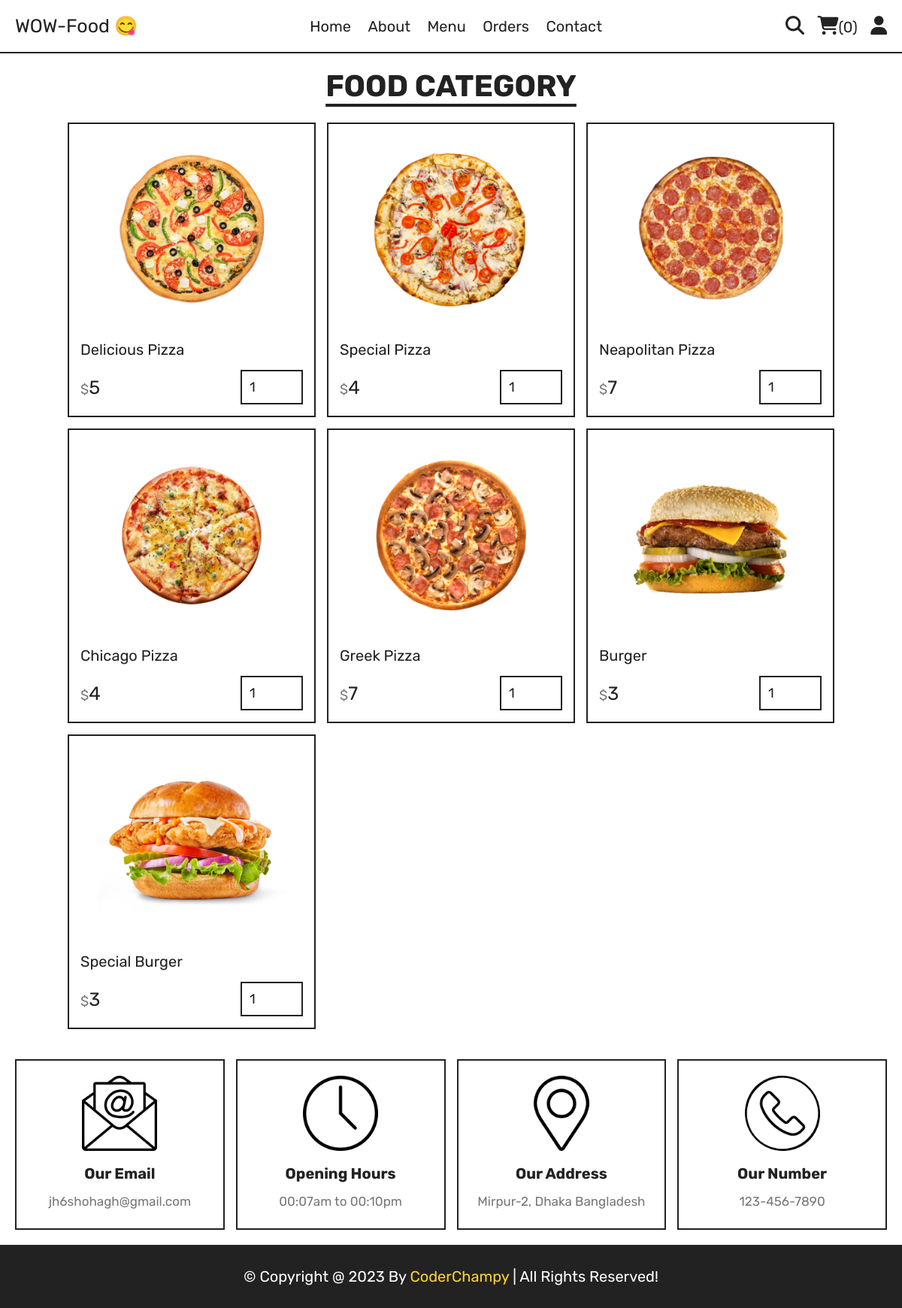
/category.php?category=fast food, run on the app's committed database.
### tables this page shows
CREATE TABLE `products` (
  `id` int(100) NOT NULL,
  `name` varchar(100) NOT NULL,
  `category` varchar(100) NOT NULL,
  `price` int(10) NOT NULL,
  `image` varchar(100) NOT NULL
);

### category.php (the view, shortened to what this page needs)
<?php
include 'components/connect.php';
?>
<!DOCTYPE html>
<html lang="en">
<head>
   <link rel="stylesheet" href="https://cdnjs.cloudflare.com/ajax/libs/font-awesome/6.1.1/css/all.min.css">
   <link rel="stylesheet" href="css/style.css">
</head>
<body>
<?php include 'components/user_header.php'; ?>
<section class="products">
   <h1 class="title">food category</h1>
   <div class="box-container">
      <?php
         $category = $_GET['category'];
         $select_products = $conn->prepare("SELECT * FROM `products` WHERE category = ?");
         $select_products->execute([$category]);
         if($select_products->rowCount() > 0){
            while($fetch_products = $select_products->fetch(PDO::FETCH_ASSOC)){
      ?>
      <form action="" method="post" class="box">
         <img src="uploaded_img/<?= $fetch_products['image']; ?>" alt="">
         <div class="name"><?= $fetch_products['name']; ?></div>
         <div class="flex">
            <div class="price"><span>$</span><?= $fetch_products['price']; ?></div>
            <input type="number" name="qty" class="qty" min="1" max="99" value="1" maxlength="2">
         </div>
      </form>
      <?php
            }
         }else{
            echo '<p class="empty">no products added yet!</p>';
         }
      ?>
   </div>
</section>
<?php include 'components/footer.php'; ?>
</body>
</html>

### css/style.css (style rules this page uses)
:root { --yellow:#fed330; --red:#e74c3c; --white:#fff; --black:#222; --light-color:#777; --border:.2rem solid var(--black); }
* { font-family: 'Rubik', sans-serif; margin:0; padding:0; box-sizing: border-box; outline: none; border: none; text-decoration: none; }
html { font-size: 62.5%; overflow-x: hidden; scroll-behavior: smooth; stop-opacity: 7rem; }
section { margin:0 auto; max-width: 1200px; padding:2rem; }
.title { text-align: center; margin-bottom: 2.5rem; font-size: 4rem; color:var(--black); text-transform: uppercase; text-decoration: underline; text-underline-offset: 1rem; }
.products .box-container { display: grid; grid-template-columns: repeat(auto-fit, 33rem); justify-content: center; align-items: flex-start; gap:1.5rem; }
.products .box-container .box { border:var(--border); padding:1.5rem; position: relative; overflow: hidden; }
.products .box-container .box img { height: 25rem; width: 100%; object-fit: contain; margin-bottom: 1rem; }
.products .box-container .box .name { font-size: 2rem; color:var(--black); margin:1rem 0; }
.products .box-container .box .flex { display: flex; align-items: center; gap:1rem; margin-top: 1.5rem; }
.products .box-container .box .flex .price { margin-right: auto; font-size: 2.5rem; color:var(--black); }
.products .box-container .box .flex .price span { color:var(--light-color); font-size: 1.8rem; }
.products .box-container .box .flex .qty { padding:1rem; border:var(--border); font-size: 1.8rem; color:var(--black); }

### data on the page
products: image (picture), name "Delicious Pizza", price "5"
products: image (picture), name "Special Pizza", price "4"
products: image (picture), name "Neapolitan Pizza", price "7"
products: image (picture), name "Chicago Pizza", price "4"
products: image (picture), name "Greek Pizza", price "7"
products: image (picture), name "Burger", price "3"
products: image (picture), name "Special Burger", price "3"

### other printed values
$total_cart_items "0"
